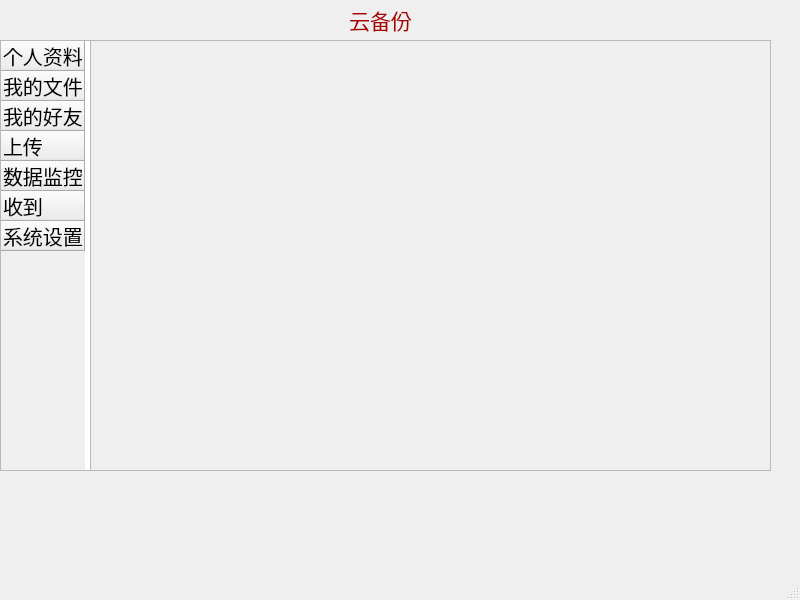
<?xml version="1.0" encoding="UTF-8"?>
<ui version="4.0">
 <class>ClientWindow</class>
 <widget class="QMainWindow" name="ClientWindow">
  <property name="geometry">
   <rect>
    <x>0</x>
    <y>0</y>
    <width>800</width>
    <height>600</height>
   </rect>
  </property>
  <property name="windowTitle">
   <string>云备份</string>
  </property>
  <widget class="QWidget" name="centralwidget">
   <widget class="QTableWidget" name="tableWidget">
    <property name="geometry">
     <rect>
      <x>0</x>
      <y>40</y>
      <width>91</width>
      <height>431</height>
     </rect>
    </property>
    <row>
     <property name="text">
      <string>个人资料</string>
     </property>
     <property name="font">
      <font>
       <pointsize>15</pointsize>
       <weight>50</weight>
       <bold>false</bold>
      </font>
     </property>
    </row>
    <row>
     <property name="text">
      <string>我的文件</string>
     </property>
     <property name="font">
      <font>
       <pointsize>15</pointsize>
       <weight>50</weight>
       <bold>false</bold>
      </font>
     </property>
    </row>
    <row>
     <property name="text">
      <string>我的好友</string>
     </property>
     <property name="font">
      <font>
       <pointsize>15</pointsize>
       <weight>50</weight>
       <bold>false</bold>
      </font>
     </property>
    </row>
    <row>
     <property name="text">
      <string>上传</string>
     </property>
     <property name="font">
      <font>
       <pointsize>15</pointsize>
       <weight>50</weight>
       <bold>false</bold>
      </font>
     </property>
    </row>
    <row>
     <property name="text">
      <string>数据监控</string>
     </property>
     <property name="font">
      <font>
       <pointsize>15</pointsize>
       <weight>50</weight>
       <bold>false</bold>
      </font>
     </property>
    </row>
    <row>
     <property name="text">
      <string>收到</string>
     </property>
     <property name="font">
      <font>
       <pointsize>15</pointsize>
       <weight>50</weight>
       <bold>false</bold>
      </font>
     </property>
    </row>
    <row>
     <property name="text">
      <string>系统设置</string>
     </property>
     <property name="font">
      <font>
       <pointsize>15</pointsize>
       <weight>50</weight>
       <bold>false</bold>
      </font>
     </property>
    </row>
   </widget>
   <widget class="QLabel" name="label">
    <property name="geometry">
     <rect>
      <x>330</x>
      <y>0</y>
      <width>101</width>
      <height>41</height>
     </rect>
    </property>
    <property name="text">
     <string>&lt;html&gt;&lt;head/&gt;&lt;body&gt;&lt;p align=&quot;center&quot;&gt;&lt;span style=&quot; font-size:16pt; color:#aa0000;&quot;&gt;云备份&lt;/span&gt;&lt;/p&gt;&lt;/body&gt;&lt;/html&gt;</string>
    </property>
   </widget>
   <widget class="QFrame" name="frame">
    <property name="geometry">
     <rect>
      <x>90</x>
      <y>40</y>
      <width>681</width>
      <height>431</height>
     </rect>
    </property>
    <property name="frameShape">
     <enum>QFrame::StyledPanel</enum>
    </property>
    <property name="frameShadow">
     <enum>QFrame::Raised</enum>
    </property>
   </widget>
  </widget>
  <widget class="QMenuBar" name="menubar">
   <property name="geometry">
    <rect>
     <x>0</x>
     <y>0</y>
     <width>800</width>
     <height>25</height>
    </rect>
   </property>
  </widget>
  <widget class="QStatusBar" name="statusbar"/>
 </widget>
 <resources/>
 <connections/>
</ui>
